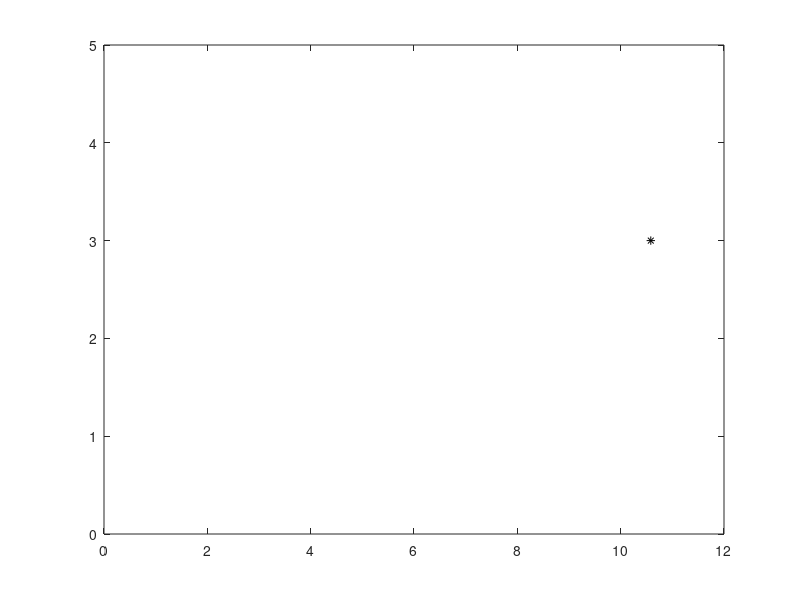

Here is the MATLAB script that generated this plot: (Note: this script raises an error after producing the figure.)
clear();
global vx v ejex ejey;
v = 50*1000/3600;  % velocidad en m/s
% Definición de la ecuación diferencial
function [d] = bolafun(z,x)
  global vx;
  d = [z(2);-9.8/(vx-0.25*x).^2];
endfunction
ejey = 3;
ejex = sqrt(11^2-3^2);
% Representamos el punto donde se encuentra el objetivo
clf;
plot(ejex,ejey,'k*')
axis([0,12,0,5]);
hold on
% Primer tiro de prueba
theta = pi/8;
vx = v*cos(theta);
[xn,soln] = rk4solver("bolafun",0,ejex,[0;tan(theta)],100);
plot(xn,soln(1,:),':b')
printf("\n Diferencia tras primer tiro %f \n",ejey-soln(1,end))
% Segundo tiro de prueba
theta = pi/4;
vx = v*cos(theta);
[xn,soln] = rk4solver("bolafun",0,ejex,[0;tan(theta)],100);
plot(xn,soln(1,:),':b')
printf("Diferencia tras segundo tiro %f\n",3-soln(1,end))
% Función auxiliar
function [dif,soln] = errortiro(z)
  global vx v ejex ejey
  theta = z;
  vx = v*cos(theta);
  [xn,soln] = rk4solver("bolafun",0,ejex,[0;tan(theta)],100);
  dif = ejey-soln(1,end);
endfunction
% Resolvemos mediante el método de la secante
[sol,errSec,numiter] = secante("errortiro",pi/8,pi/4,0.01,10)
% Representamos la solución
[t,soln] = rk4solver("bolafun",0,ejex,[0;tan(sol)],100);
plot(t,soln(1,:),'r')
hold off